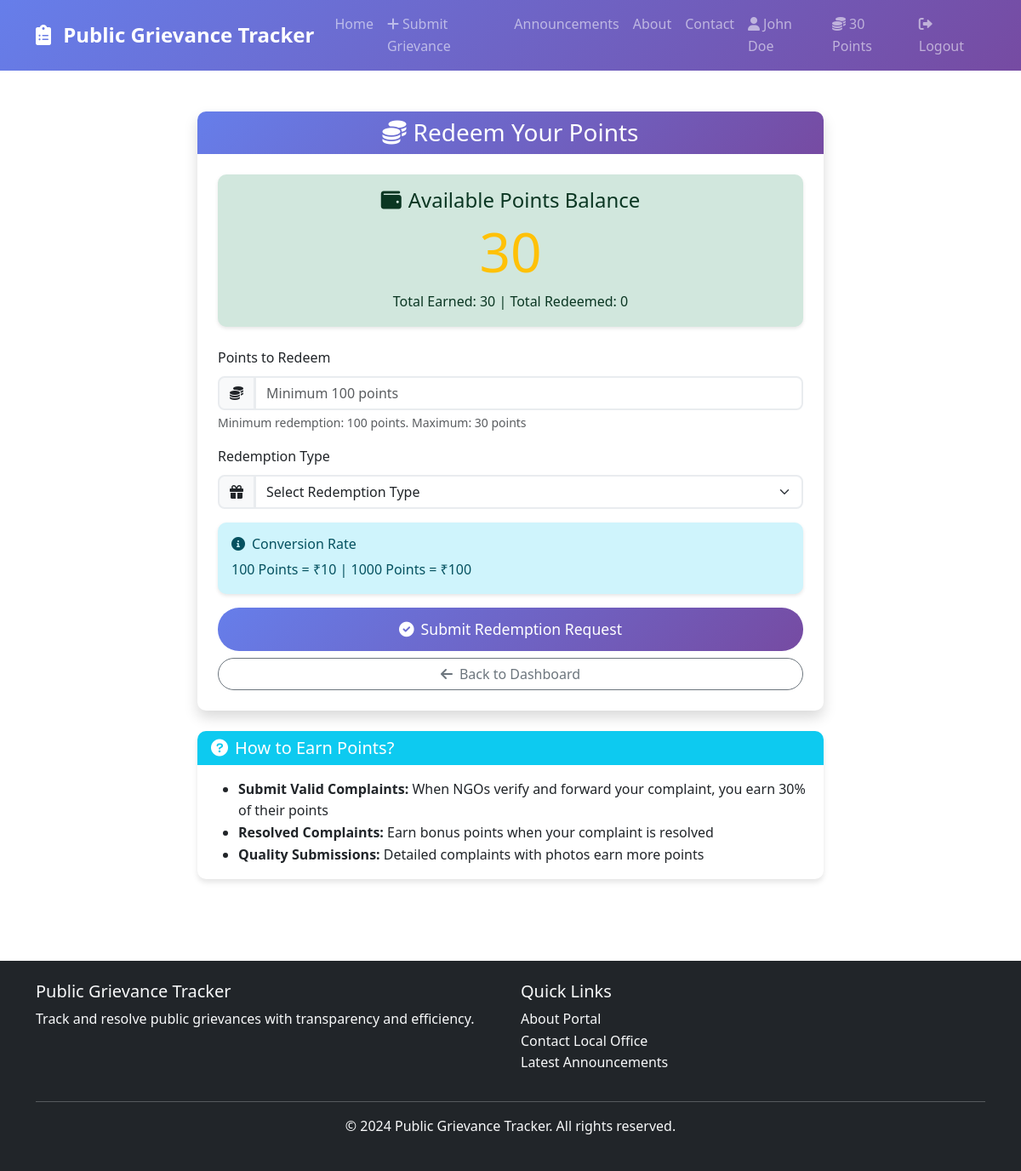
Screenshot of /redeem-points (signed in) with the database file from the repository.
### app.py (models this page shows)
class User(UserMixin, db.Model):
    id = db.Column(db.Integer, primary_key=True)
    aadhaar_number = db.Column(db.String(12), unique=True, nullable=False)
    full_name = db.Column(db.String(100), nullable=False)
    email = db.Column(db.String(120), unique=True, nullable=False)
    phone = db.Column(db.String(10), nullable=False)
    state = db.Column(db.String(50))  # User's state
    district = db.Column(db.String(50))  # User's district
    role = db.Column(db.String(20), nullable=False)  # 'citizen', 'admin', or 'ngo'
    assigned_area = db.Column(db.String(100))  # For admin users
    organization_name = db.Column(db.String(200))  # For NGO users
    registration_number = db.Column(db.String(50))  # NGO registration number
    ngo_type = db.Column(db.String(100))  # Type of NGO (social welfare, environment, etc.)
    points_balance = db.Column(db.Integer, default=0)
    total_points_earned = db.Column(db.Integer, default=0)
    total_points_redeemed = db.Column(db.Integer, default=0)
    created_at = db.Column(db.DateTime, default=datetime.utcnow)

### app.py (the view, shortened to what this page needs)
@app.route('/redeem-points', methods=['GET', 'POST'])
@login_required
def redeem_points():
    return render_template('redeem_points.html')

### app.py (called while the page is built)
@login_manager.user_loader
def load_user(user_id):
    return User.query.get(int(user_id))

### templates/redeem_points.html (shortened to what this page needs)
{% extends "base.html" %}
{% block content %}
<div class="container py-5">
    <div class="row justify-content-center">
        <div class="col-md-8">
            <div class="card shadow">
                <div class="card-header text-white text-center" style="background: linear-gradient(135deg, #667eea 0%, #764ba2 100%);">
                    <h3 class="mb-0">
                        <i class="fas fa-coins me-2"></i>Redeem Your Points
                    </h3>
                </div>
                <div class="card-body p-4">
                    <div class="alert alert-success text-center mb-4">
                        <h4 class="mb-2">
                            <i class="fas fa-wallet me-2"></i>Available Points Balance
                        </h4>
                        <h1 class="display-3 mb-0 text-warning">{{ current_user.points_balance }}</h1>
                        <p class="mb-0 mt-2">Total Earned: {{ current_user.total_points_earned }} | Total Redeemed: {{ current_user.total_points_redeemed }}</p>
                    </div>
                    <form method="POST">
                        <div class="mb-3">
                            <label for="points" class="form-label">Points to Redeem</label>
                            <div class="input-group">
                                <span class="input-group-text">
                                    <i class="fas fa-coins"></i>
                                </span>
                                <input type="number" class="form-control" id="points" name="points"
                                       min="100" max="{{ current_user.points_balance }}" required
                                       placeholder="Minimum 100 points">
                            </div>
                            <div class="form-text">Minimum redemption: 100 points. Maximum: {{ current_user.points_balance }} points</div>
                        </div>
                        <div class="mb-3">
                            <label for="redemption_type" class="form-label">Redemption Type</label>
                            <div class="input-group">
                                <span class="input-group-text">
                                    <i class="fas fa-gift"></i>
                                </span>
                                <select class="form-select" id="redemption_type" name="redemption_type" required onchange="updateRedemptionDetails()">
                                    <option value="">Select Redemption Type</option>
                                </select>
                            </div>
                        </div>
                        <div class="alert alert-info">
                            <h6><i class="fas fa-info-circle me-2"></i>Conversion Rate</h6>
                            <p class="mb-0">100 Points = ₹10 | 1000 Points = ₹100</p>
                        </div>
                        <div class="d-grid gap-2">
                            <button type="submit" class="btn btn-lg" style="background: linear-gradient(135deg, #667eea 0%, #764ba2 100%); color: white; border: none;">
                                <i class="fas fa-check-circle me-2"></i>Submit Redemption Request
                            </button>
                            <a href="{{ url_for('citizen_dashboard') if current_user.role == 'citizen' else url_for('ngo_dashboard') }}" class="btn btn-outline-secondary">
                                <i class="fas fa-arrow-left me-2"></i>Back to Dashboard
                            </a>
                        </div>
                    </form>
                </div>
            </div>
            <div class="card mt-4">
                <div class="card-header bg-info text-white">
                    <h5 class="mb-0">
                        <i class="fas fa-question-circle me-2"></i>How to Earn Points?
                    </h5>
                </div>
                <div class="card-body">
                    {% if current_user.role == 'ngo' %}
                        <ul class="mb-0">
                            <li><strong>Verify a Complaint:</strong> Earn 100 points for each complaint you verify</li>
                            <li><strong>Forward to Authorities:</strong> Successfully forwarding verified complaints helps citizens earn points too!</li>
                            <li><strong>Quality Verification:</strong> Accurate verifications may earn bonus points</li>
                        </ul>
                    {% else %}
                        <ul class="mb-0">
                            <li><strong>Submit Valid Complaints:</strong> When NGOs verify and forward your complaint, you earn 30% of their points</li>
                            <li><strong>Resolved Complaints:</strong> Earn bonus points when your complaint is resolved</li>
                            <li><strong>Quality Submissions:</strong> Detailed complaints with photos earn more points</li>
                        </ul>
                    {% endif %}
                </div>
            </div>
        </div>
    </div>
</div>
{% endblock %}

### templates/base.html (shortened to what this page needs)
<!DOCTYPE html>
<html lang="en">
<head>
    <link href="https://cdn.jsdelivr.net/npm/bootstrap@5.3.0/dist/css/bootstrap.min.css" rel="stylesheet">
    <link href="https://cdnjs.cloudflare.com/ajax/libs/font-awesome/6.0.0/css/all.min.css" rel="stylesheet">
    <link href="{{ url_for('static', filename='css/style.css') }}" rel="stylesheet">
</head>
<body>
    <nav class="navbar navbar-expand-lg navbar-dark" style="background: linear-gradient(135deg, #667eea 0%, #764ba2 100%);">
        <div class="container">
            <a class="navbar-brand" href="{{ url_for('index') }}">
                <i class="fas fa-clipboard-list me-2"></i>
                Public Grievance Tracker
            </a>
            <div class="collapse navbar-collapse" id="navbarNav">
                <ul class="navbar-nav me-auto">
                    <li class="nav-item">
                        <a class="nav-link" href="{{ url_for('index') }}">Home</a>
                    </li>
                    <li class="nav-item">
                        <a class="nav-link" href="{{ url_for('submit_complaint') }}">
                            <i class="fas fa-plus me-1"></i>Submit Grievance
                        </a>
                    </li>
                    <li class="nav-item">
                        <a class="nav-link" href="{{ url_for('announcements') }}">Announcements</a>
                    </li>
                    <li class="nav-item">
                        <a class="nav-link" href="{{ url_for('about') }}">About</a>
                    </li>
                    <li class="nav-item">
                        <a class="nav-link" href="{{ url_for('contact') }}">Contact</a>
                    </li>
                </ul>
                <ul class="navbar-nav">
                    {% if current_user.is_authenticated %}
                        {% if current_user.role == 'citizen' %}
                            <li class="nav-item">
                                <a class="nav-link" href="{{ url_for('citizen_dashboard') }}">
                                    <i class="fas fa-user me-1"></i>{{ current_user.full_name }}
                                </a>
                            </li>
                            <li class="nav-item">
                                <a class="nav-link" href="{{ url_for('redeem_points') }}">
                                    <i class="fas fa-coins me-1"></i>{{ current_user.points_balance }} Points
                                </a>
                            </li>
                        {% endif %}
                        <li class="nav-item">
                            <a class="nav-link" href="{{ url_for('logout') }}">
                                <i class="fas fa-sign-out-alt me-1"></i>Logout
                            </a>
                        </li>
                    {% endif %}
                </ul>
            </div>
        </div>
    </nav>
    <main>
        {% block content %}{% endblock %}
    </main>
    <footer class="bg-dark text-light py-4 mt-5">
        <div class="container">
            <div class="row">
                <div class="col-md-6">
                    <h5>Public Grievance Tracker</h5>
                    <p>Track and resolve public grievances with transparency and efficiency.</p>
                </div>
                <div class="col-md-6">
                    <h5>Quick Links</h5>
                    <ul class="list-unstyled">
                        <li><a href="{{ url_for('about') }}" class="text-light">About Portal</a></li>
                        <li><a href="{{ url_for('contact') }}" class="text-light">Contact Local Office</a></li>
                        <li><a href="{{ url_for('announcements') }}" class="text-light">Latest Announcements</a></li>
                    </ul>
                </div>
            </div>
            <hr>
            <div class="text-center">
                <p>&copy; 2024 Public Grievance Tracker. All rights reserved.</p>
            </div>
        </div>
    </footer>
</body>
</html>

### static/css/style.css (style rules this page uses)
body { font-family: 'Segoe UI', Tahoma, Geneva, Verdana, sans-serif; line-height: 1.6; }
.card { border: none; border-radius: 10px; box-shadow: 0 4px 6px rgba(0, 0, 0, 0.1); transition: transform 0.3s ease, box-shadow 0.3s ease; }
.card-header { border-radius: 10px 10px 0 0 !important; border-bottom: none; }
.navbar-brand { font-weight: bold; font-size: 1.5rem; }
.navbar-nav .nav-link { font-weight: 500; transition: color 0.3s ease; }
.btn { border-radius: 25px; font-weight: 500; transition: all 0.3s ease; }
.btn-lg { padding: 12px 30px; font-size: 1.1rem; }
.form-control, .form-select { border-radius: 8px; border: 2px solid #e9ecef; transition: border-color 0.3s ease, box-shadow 0.3s ease; }
.input-group-text { border-radius: 8px 0 0 8px; border: 2px solid #e9ecef; background-color: #f8f9fa; }
.alert { border-radius: 10px; border: none; box-shadow: 0 2px 4px rgba(0, 0, 0, 0.1); }
footer { margin-top: auto; }
footer a { text-decoration: none; transition: color 0.3s ease; }

### rows the page displays
User: full_name "John Doe", points_balance "30", total_points_earned "30", total_points_redeemed "0"
